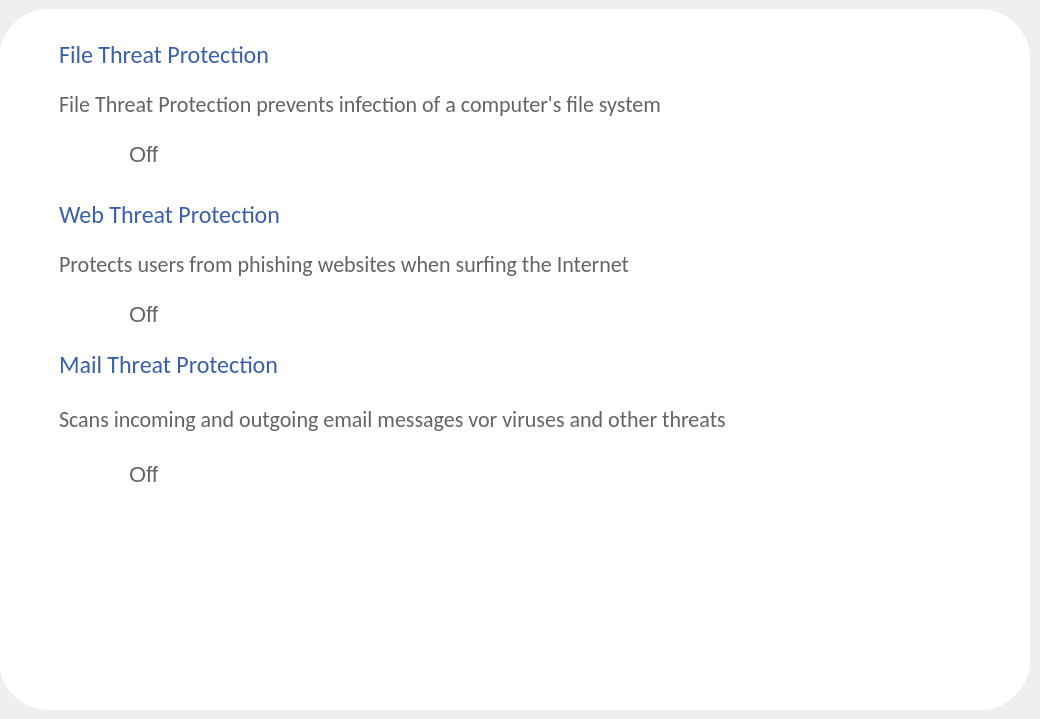
    <widget class="QWidget" name="page_6">
     <widget class="QFrame" name="frame_3">
      <property name="geometry">
       <rect>
        <x>-1</x>
        <y>9</y>
        <width>1031</width>
        <height>701</height>
       </rect>
      </property>
      <property name="styleSheet">
       <string notr="true">QFrame{
background-color: white;
border-radius: 50px;
}</string>
      </property>
      <property name="frameShape">
       <enum>QFrame::StyledPanel</enum>
      </property>
      <property name="frameShadow">
       <enum>QFrame::Raised</enum>
      </property>
      <widget class="QLabel" name="label_32">
       <property name="geometry">
        <rect>
         <x>60</x>
         <y>20</y>
         <width>241</width>
         <height>51</height>
        </rect>
       </property>
       <property name="styleSheet">
        <string notr="true">QLabel{
font-size: 24px;
font-family: Calibri;
color: #3A5FAC;
}</string>
       </property>
       <property name="text">
        <string>File Threat Protection</string>
       </property>
      </widget>
      <widget class="QLabel" name="label_33">
       <property name="geometry">
        <rect>
         <x>60</x>
         <y>70</y>
         <width>701</width>
         <height>51</height>
        </rect>
       </property>
       <property name="styleSheet">
        <string notr="true">QLabel{
font-size: 22px;
font-family: Calibri;
color: #656363;
}</string>
       </property>
       <property name="text">
        <string>File Threat Protection prevents infection of a computer's file system</string>
       </property>
      </widget>
      <widget class="QLabel" name="label_57">
       <property name="geometry">
        <rect>
         <x>60</x>
         <y>180</y>
         <width>241</width>
         <height>51</height>
        </rect>
       </property>
       <property name="styleSheet">
        <string notr="true">QLabel{
font-size: 24px;
font-family: Calibri;
color: #3A5FAC;
}</string>
       </property>
       <property name="text">
        <string>Web Threat Protection</string>
       </property>
      </widget>
      <widget class="QLabel" name="label_58">
       <property name="geometry">
        <rect>
         <x>60</x>
         <y>230</y>
         <width>701</width>
         <height>51</height>
        </rect>
       </property>
       <property name="styleSheet">
        <string notr="true">QLabel{
font-size: 22px;
font-family: Calibri;
color: #656363;
}</string>
       </property>
       <property name="text">
        <string>Protects users from phishing websites when surfing the Internet</string>
       </property>
      </widget>
      <widget class="QLabel" name="label_59">
       <property name="geometry">
        <rect>
         <x>60</x>
         <y>330</y>
         <width>241</width>
         <height>51</height>
        </rect>
       </property>
       <property name="styleSheet">
        <string notr="true">QLabel{
font-size: 24px;
font-family: Calibri;
color: #3A5FAC;
}</string>
       </property>
       <property name="text">
        <string>Mail Threat Protection</string>
       </property>
      </widget>
      <widget class="QLabel" name="label_60">
       <property name="geometry">
        <rect>
         <x>60</x>
         <y>390</y>
         <width>701</width>
         <height>41</height>
        </rect>
       </property>
       <property name="styleSheet">
        <string notr="true">QLabel{
font-size: 22px;
font-family: Calibri;
color: #656363;
}</string>
       </property>
       <property name="text">
        <string>Scans incoming and outgoing email messages vor viruses and other threats</string>
       </property>
      </widget>
      <widget class="QLabel" name="label_65">
       <property name="geometry">
        <rect>
         <x>130</x>
         <y>130</y>
         <width>71</width>
         <height>31</height>
        </rect>
       </property>
       <property name="styleSheet">
        <string notr="true">QLabel {
font-size: 22px;
color: #656363;
text-align: center;
}</string>
       </property>
       <property name="text">
        <string>Off</string>
       </property>
      </widget>
      <widget class="QLabel" name="label_63">
       <property name="geometry">
        <rect>
         <x>60</x>
         <y>130</y>
         <width>51</width>
         <height>31</height>
        </rect>
       </property>
       <property name="styleSheet">
        <string notr="true">QLabel {
border-image: url(:/Images/Group 99.png) 0 0 0 0 stretch stretch;
}</string>
       </property>
       <property name="text">
        <string/>
       </property>
      </widget>
      <widget class="QLabel" name="label_64">
       <property name="geometry">
        <rect>
         <x>60</x>
         <y>130</y>
         <width>51</width>
         <height>31</height>
        </rect>
       </property>
       <property name="styleSheet">
        <string notr="true">QLabel {
border-image: url(:/Images/Group 992.png) 0 0 0 0 stretch stretch;
}</string>
       </property>
       <property name="text">
        <string/>
       </property>
      </widget>
      <widget class="QPushButton" name="pushButton_22">
       <property name="geometry">
        <rect>
         <x>50</x>
         <y>120</y>
         <width>71</width>
         <height>51</height>
        </rect>
       </property>
       <property name="styleSheet">
        <string notr="true">QPushButton {
border-radius: 6px;
background: transparent;
}</string>
       </property>
       <property name="text">
        <string/>
       </property>
      </widget>
      <widget class="QPushButton" name="pushButton_23">
       <property name="geometry">
        <rect>
         <x>60</x>
         <y>130</y>
         <width>51</width>
         <height>41</height>
        </rect>
       </property>
       <property name="styleSheet">
        <string notr="true">QPushButton {
border-radius: 6px;
background: transparent;
}</string>
       </property>
       <property name="text">
        <string/>
       </property>
      </widget>
      <widget class="QLabel" name="label_66">
       <property name="geometry">
        <rect>
         <x>60</x>
         <y>290</y>
         <width>51</width>
         <height>31</height>
        </rect>
       </property>
       <property name="styleSheet">
        <string notr="true">QLabel {
border-image: url(:/Images/Group 99.png) 0 0 0 0 stretch stretch;
}</string>
       </property>
       <property name="text">
        <string/>
       </property>
      </widget>
      <widget class="QLabel" name="label_67">
       <property name="geometry">
        <rect>
         <x>60</x>
         <y>290</y>
         <width>51</width>
         <height>31</height>
        </rect>
       </property>
       <property name="styleSheet">
        <string notr="true">QLabel {
border-image: url(:/Images/Group 992.png) 0 0 0 0 stretch stretch;
}</string>
       </property>
       <property name="text">
        <string/>
       </property>
      </widget>
      <widget class="QLabel" name="label_68">
       <property name="geometry">
        <rect>
         <x>130</x>
         <y>290</y>
         <width>71</width>
         <height>31</height>
        </rect>
       </property>
       <property name="styleSheet">
        <string notr="true">QLabel {
font-size: 22px;
color: #656363;
text-align: center;
}</string>
       </property>
       <property name="text">
        <string>Off</string>
       </property>
      </widget>
      <widget class="QPushButton" name="pushButton_24">
       <property name="geometry">
        <rect>
         <x>50</x>
         <y>280</y>
         <width>71</width>
         <height>51</height>
        </rect>
       </property>
       <property name="styleSheet">
        <string notr="true">QPushButton{
border-radius: 6px;
background: transparent;
}</string>
       </property>
       <property name="text">
        <string/>
       </property>
      </widget>
      <widget class="QPushButton" name="pushButton_25">
       <property name="geometry">
        <rect>
         <x>60</x>
         <y>290</y>
         <width>51</width>
         <height>31</height>
        </rect>
       </property>
       <property name="styleSheet">
        <string notr="true">QPushButton{
border-radius: 6px;
background: transparent;
}</string>
       </property>
       <property name="text">
        <string/>
       </property>
      </widget>
      <widget class="QLabel" name="label_69">
       <property name="geometry">
        <rect>
         <x>60</x>
         <y>450</y>
         <width>51</width>
         <height>31</height>
        </rect>
       </property>
       <property name="styleSheet">
        <string notr="true">QLabel {
border-image: url(:/Images/Group 99.png) 0 0 0 0 stretch stretch;
}</string>
       </property>
       <property name="text">
        <string/>
       </property>
      </widget>
      <widget class="QLabel" name="label_70">
       <property name="geometry">
        <rect>
         <x>130</x>
         <y>450</y>
         <width>71</width>
         <height>31</height>
        </rect>
       </property>
       <property name="styleSheet">
        <string notr="true">QLabel {
font-size: 22px;
color: #656363;
text-align: center;
}</string>
       </property>
       <property name="text">
        <string>Off</string>
       </property>
      </widget>
      <widget class="QLabel" name="label_71">
       <property name="geometry">
        <rect>
         <x>60</x>
         <y>450</y>
         <width>51</width>
         <height>31</height>
        </rect>
       </property>
       <property name="styleSheet">
        <string notr="true">QLabel {
border-image: url(:/Images/Group 992.png) 0 0 0 0 stretch stretch;
}</string>
       </property>
       <property name="text">
        <string/>
       </property>
      </widget>
      <widget class="QPushButton" name="pushButton_26">
       <property name="geometry">
        <rect>
         <x>50</x>
         <y>440</y>
         <width>71</width>
         <height>51</height>
        </rect>
       </property>
       <property name="styleSheet">
        <string notr="true">QPushButton {
border-radius: 6px;
background: transparent;
}</string>
       </property>
       <property name="text">
        <string/>
       </property>
      </widget>
      <widget class="QPushButton" name="pushButton_27">
       <property name="geometry">
        <rect>
         <x>60</x>
         <y>450</y>
         <width>51</width>
         <height>31</height>
        </rect>
       </property>
       <property name="styleSheet">
        <string notr="true">QPushButton {
border-radius: 6px;
background: transparent;
}</string>
       </property>
       <property name="text">
        <string/>
       </property>
      </widget>
      <zorder>label_71</zorder>
      <zorder>label_67</zorder>
      <zorder>label_64</zorder>
      <zorder>label_32</zorder>
      <zorder>label_33</zorder>
      <zorder>label_57</zorder>
      <zorder>label_58</zorder>
      <zorder>label_59</zorder>
      <zorder>label_60</zorder>
      <zorder>label_65</zorder>
      <zorder>label_63</zorder>
      <zorder>pushButton_23</zorder>
      <zorder>label_66</zorder>
      <zorder>label_68</zorder>
      <zorder>pushButton_24</zorder>
      <zorder>pushButton_25</zorder>
      <zorder>label_69</zorder>
      <zorder>label_70</zorder>
      <zorder>pushButton_26</zorder>
      <zorder>pushButton_27</zorder>
      <zorder>pushButton_22</zorder>
     </widget>
    </widget>
